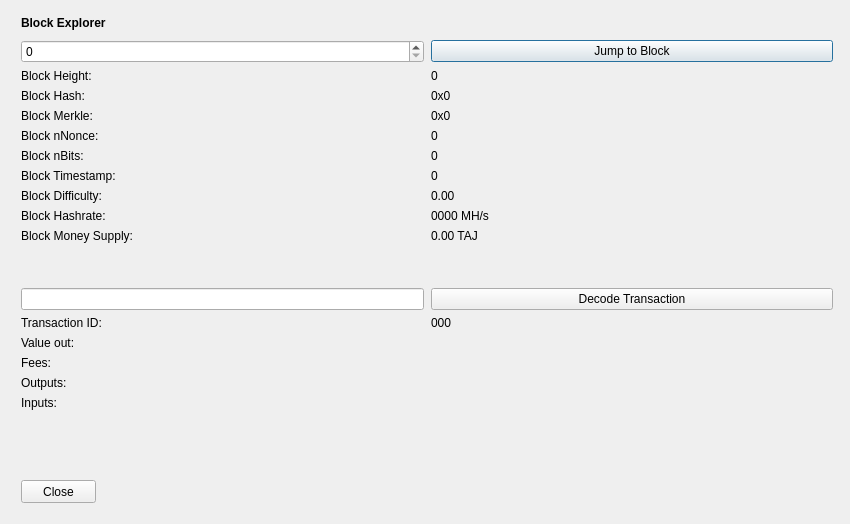
<?xml version="1.0" encoding="UTF-8"?>
<ui version="4.0">
 <class>BlockBrowser</class>
 <widget class="QDialog" name="BlockBrowser">
  <property name="windowModality">
   <enum>Qt::NonModal</enum>
  </property>
  <property name="enabled">
   <bool>true</bool>
  </property>
  <property name="geometry">
   <rect>
    <x>0</x>
    <y>0</y>
    <width>850</width>
    <height>524</height>
   </rect>
  </property>
  <property name="sizePolicy">
   <sizepolicy hsizetype="Preferred" vsizetype="Preferred">
    <horstretch>0</horstretch>
    <verstretch>0</verstretch>
   </sizepolicy>
  </property>
  <property name="minimumSize">
   <size>
    <width>0</width>
    <height>0</height>
   </size>
  </property>
  <property name="acceptDrops">
   <bool>false</bool>
  </property>
  <property name="windowTitle">
   <string>Tajcoin Block Explorer</string>
  </property>
  <layout class="QGridLayout">
   <property name="sizeConstraint">
    <enum>QLayout::SetMaximumSize</enum>
   </property>
   <property name="leftMargin">
    <number>21</number>
   </property>
   <property name="topMargin">
    <number>10</number>
   </property>
   <property name="rightMargin">
    <number>10</number>
   </property>
   <item row="1" column="0">
    <widget class="QWidget" name="widget" native="true">
     <widget class="QWidget" name="layoutWidgetBE1">
      <property name="geometry">
       <rect>
        <x>0</x>
        <y>0</y>
        <width>822</width>
        <height>27</height>
       </rect>
      </property>
      <layout class="QHBoxLayout" name="horizontalLayoutBE">
       <property name="spacing">
        <number>7</number>
       </property>
       <item>
        <widget class="QLabel" name="labelBlockExplorer">
         <property name="sizePolicy">
          <sizepolicy hsizetype="Preferred" vsizetype="Maximum">
           <horstretch>0</horstretch>
           <verstretch>0</verstretch>
          </sizepolicy>
         </property>
         <property name="font">
          <font>
           <weight>75</weight>
           <bold>true</bold>
          </font>
         </property>
         <property name="styleSheet">
          <string notr="true">font-weight:bold;</string>
         </property>
         <property name="text">
          <string>Block Explorer</string>
         </property>
        </widget>
       </item>
       <item>
        <spacer name="horizontalSpacerBE">
         <property name="orientation">
          <enum>Qt::Horizontal</enum>
         </property>
         <property name="sizeHint" stdset="0">
          <size>
           <width>40</width>
           <height>20</height>
          </size>
         </property>
        </spacer>
       </item>
      </layout>
     </widget>
     <widget class="QWidget" name="layoutWidgetBE2">
      <property name="geometry">
       <rect>
        <x>0</x>
        <y>30</y>
        <width>812</width>
        <height>410</height>
       </rect>
      </property>
      <layout class="QGridLayout" name="gridLayoutBE" rowstretch="0,0,0,0,0,0,0,0,0,0,0,0,0,0,0,0,0,0,0,0" columnstretch="0,0">
       <property name="sizeConstraint">
        <enum>QLayout::SetDefaultConstraint</enum>
       </property>
       <property name="horizontalSpacing">
        <number>7</number>
       </property>
       <item row="14" column="1">
        <widget class="QLabel" name="txID">
         <property name="text">
          <string>000</string>
         </property>
         <property name="textInteractionFlags">
          <set>Qt::LinksAccessibleByMouse|Qt::TextSelectableByMouse</set>
         </property>
        </widget>
       </item>
       <item row="8" column="1">
        <widget class="QLabel" name="timeBox">
         <property name="text">
          <string>0</string>
         </property>
         <property name="textInteractionFlags">
          <set>Qt::LinksAccessibleByMouse|Qt::TextSelectableByMouse</set>
         </property>
        </widget>
       </item>
       <item row="9" column="1">
        <widget class="QLabel" name="diffBox">
         <property name="text">
          <string>0.00</string>
         </property>
         <property name="textInteractionFlags">
          <set>Qt::LinksAccessibleByMouse|Qt::TextSelectableByMouse</set>
         </property>
        </widget>
       </item>
       <item row="10" column="0">
        <widget class="QLabel" name="hashRateLabel">
         <property name="text">
          <string>Block Hashrate:</string>
         </property>
        </widget>
       </item>
       <item row="9" column="0">
        <widget class="QLabel" name="diffLabel">
         <property name="text">
          <string>Block Difficulty:</string>
         </property>
        </widget>
       </item>
       <item row="17" column="1">
        <widget class="QLabel" name="outputBox">
         <property name="text">
          <string/>
         </property>
         <property name="alignment">
          <set>Qt::AlignLeading|Qt::AlignLeft|Qt::AlignTop</set>
         </property>
         <property name="textInteractionFlags">
          <set>Qt::LinksAccessibleByMouse|Qt::TextSelectableByMouse</set>
         </property>
        </widget>
       </item>
       <item row="3" column="1">
        <widget class="QLabel" name="heightLabelBE1">
         <property name="text">
          <string>0</string>
         </property>
         <property name="textInteractionFlags">
          <set>Qt::LinksAccessibleByMouse|Qt::TextSelectableByMouse</set>
         </property>
        </widget>
       </item>
       <item row="1" column="1">
        <widget class="QPushButton" name="blockButton">
         <property name="text">
          <string>Jump to Block</string>
         </property>
        </widget>
       </item>
       <item row="3" column="0">
        <widget class="QLabel" name="heightLabelBE2">
         <property name="text">
          <string>Block Height:</string>
         </property>
        </widget>
       </item>
       <item row="7" column="0">
        <widget class="QLabel" name="bitsLabel">
         <property name="text">
          <string>Block nBits:</string>
         </property>
        </widget>
       </item>
       <item row="6" column="1">
        <widget class="QLabel" name="nonceBox">
         <property name="text">
          <string>0</string>
         </property>
         <property name="textInteractionFlags">
          <set>Qt::LinksAccessibleByMouse|Qt::TextSelectableByMouse</set>
         </property>
        </widget>
       </item>
       <item row="6" column="0">
        <widget class="QLabel" name="nonceLabel">
         <property name="text">
          <string>Block nNonce:</string>
         </property>
        </widget>
       </item>
       <item row="5" column="1">
        <widget class="QLabel" name="merkleBox">
         <property name="minimumSize">
          <size>
           <width>187</width>
           <height>0</height>
          </size>
         </property>
         <property name="text">
          <string>0x0</string>
         </property>
         <property name="textInteractionFlags">
          <set>Qt::LinksAccessibleByMouse|Qt::TextSelectableByMouse</set>
         </property>
        </widget>
       </item>
       <item row="16" column="0">
        <widget class="QLabel" name="feesLabel">
         <property name="text">
          <string>Fees:</string>
         </property>
        </widget>
       </item>
       <item row="15" column="1">
        <widget class="QLabel" name="valueBox">
         <property name="text">
          <string/>
         </property>
         <property name="textInteractionFlags">
          <set>Qt::LinksAccessibleByMouse|Qt::TextSelectableByMouse</set>
         </property>
        </widget>
       </item>
       <item row="7" column="1">
        <widget class="QLabel" name="bitsBox">
         <property name="text">
          <string>0</string>
         </property>
         <property name="textInteractionFlags">
          <set>Qt::LinksAccessibleByMouse|Qt::TextSelectableByMouse</set>
         </property>
        </widget>
       </item>
       <item row="8" column="0">
        <widget class="QLabel" name="timeLabel">
         <property name="text">
          <string>Block Timestamp:</string>
         </property>
        </widget>
       </item>
       <item row="17" column="0">
        <widget class="QLabel" name="outputLabel">
         <property name="text">
          <string>Outputs:</string>
         </property>
         <property name="alignment">
          <set>Qt::AlignLeading|Qt::AlignLeft|Qt::AlignTop</set>
         </property>
        </widget>
       </item>
       <item row="1" column="0">
        <widget class="QSpinBox" name="heightBox">
         <property name="sizePolicy">
          <sizepolicy hsizetype="Preferred" vsizetype="Fixed">
           <horstretch>0</horstretch>
           <verstretch>0</verstretch>
          </sizepolicy>
         </property>
         <property name="maximum">
          <number>99999999</number>
         </property>
        </widget>
       </item>
       <item row="4" column="0">
        <widget class="QLabel" name="hashLabel">
         <property name="text">
          <string>Block Hash:</string>
         </property>
        </widget>
       </item>
       <item row="16" column="1">
        <widget class="QLabel" name="feesBox">
         <property name="text">
          <string/>
         </property>
         <property name="textInteractionFlags">
          <set>Qt::LinksAccessibleByMouse|Qt::TextSelectableByMouse</set>
         </property>
        </widget>
       </item>
       <item row="4" column="1">
        <widget class="QLabel" name="hashBox">
         <property name="enabled">
          <bool>true</bool>
         </property>
         <property name="sizePolicy">
          <sizepolicy hsizetype="Preferred" vsizetype="Preferred">
           <horstretch>0</horstretch>
           <verstretch>0</verstretch>
          </sizepolicy>
         </property>
         <property name="minimumSize">
          <size>
           <width>0</width>
           <height>0</height>
          </size>
         </property>
         <property name="text">
          <string>0x0</string>
         </property>
         <property name="textInteractionFlags">
          <set>Qt::LinksAccessibleByMouse|Qt::TextSelectableByMouse</set>
         </property>
        </widget>
       </item>
       <item row="14" column="0">
        <widget class="QLabel" name="txLabel">
         <property name="text">
          <string>Transaction ID:</string>
         </property>
        </widget>
       </item>
       <item row="15" column="0">
        <widget class="QLabel" name="valueLabel">
         <property name="text">
          <string>Value out:</string>
         </property>
        </widget>
       </item>
       <item row="13" column="0">
        <widget class="QLineEdit" name="txBox">
         <property name="sizePolicy">
          <sizepolicy hsizetype="Preferred" vsizetype="Fixed">
           <horstretch>0</horstretch>
           <verstretch>0</verstretch>
          </sizepolicy>
         </property>
         <property name="inputMask">
          <string comment="Transaction id" extracomment="Transaction id"/>
         </property>
        </widget>
       </item>
       <item row="12" column="0">
        <spacer name="verticalSpacer_2">
         <property name="orientation">
          <enum>Qt::Vertical</enum>
         </property>
         <property name="sizeHint" stdset="0">
          <size>
           <width>20</width>
           <height>20</height>
          </size>
         </property>
        </spacer>
       </item>
       <item row="10" column="1">
        <widget class="QLabel" name="hashRateBox">
         <property name="text">
          <string>0000 MH/s</string>
         </property>
         <property name="textInteractionFlags">
          <set>Qt::LinksAccessibleByMouse|Qt::TextSelectableByMouse</set>
         </property>
        </widget>
       </item>
       <item row="19" column="0">
        <spacer name="verticalSpacer">
         <property name="orientation">
          <enum>Qt::Vertical</enum>
         </property>
         <property name="sizeHint" stdset="0">
          <size>
           <width>20</width>
           <height>40</height>
          </size>
         </property>
        </spacer>
       </item>
       <item row="13" column="1">
        <widget class="QPushButton" name="txButton">
         <property name="text">
          <string>Decode Transaction</string>
         </property>
        </widget>
       </item>
       <item row="18" column="0">
        <widget class="QLabel" name="inputLabel">
         <property name="text">
          <string>Inputs:</string>
         </property>
         <property name="alignment">
          <set>Qt::AlignLeading|Qt::AlignLeft|Qt::AlignTop</set>
         </property>
        </widget>
       </item>
       <item row="5" column="0">
        <widget class="QLabel" name="merkleLabel">
         <property name="text">
          <string>Block Merkle:</string>
         </property>
        </widget>
       </item>
       <item row="18" column="1">
        <widget class="QLabel" name="inputBox">
         <property name="text">
          <string/>
         </property>
         <property name="alignment">
          <set>Qt::AlignLeading|Qt::AlignLeft|Qt::AlignTop</set>
         </property>
         <property name="textInteractionFlags">
          <set>Qt::LinksAccessibleByMouse|Qt::TextSelectableByMouse</set>
         </property>
        </widget>
       </item>
       <item row="11" column="0">
        <widget class="QLabel" name="moneySupplyLabel">
         <property name="text">
          <string>Block Money Supply:</string>
         </property>
        </widget>
       </item>
       <item row="11" column="1">
        <widget class="QLabel" name="moneySupplyBox">
         <property name="text">
          <string>0.00 TAJ</string>
         </property>
         <property name="textInteractionFlags">
          <set>Qt::LinksAccessibleByMouse|Qt::TextSelectableByMouse</set>
         </property>
        </widget>
       </item>
      </layout>
     </widget>
     <widget class="QPushButton" name="closeButton">
      <property name="geometry">
       <rect>
        <x>0</x>
        <y>470</y>
        <width>75</width>
        <height>23</height>
       </rect>
      </property>
      <property name="text">
       <string>Close</string>
      </property>
     </widget>
    </widget>
   </item>
  </layout>
 </widget>
 <resources/>
 <connections/>
</ui>
